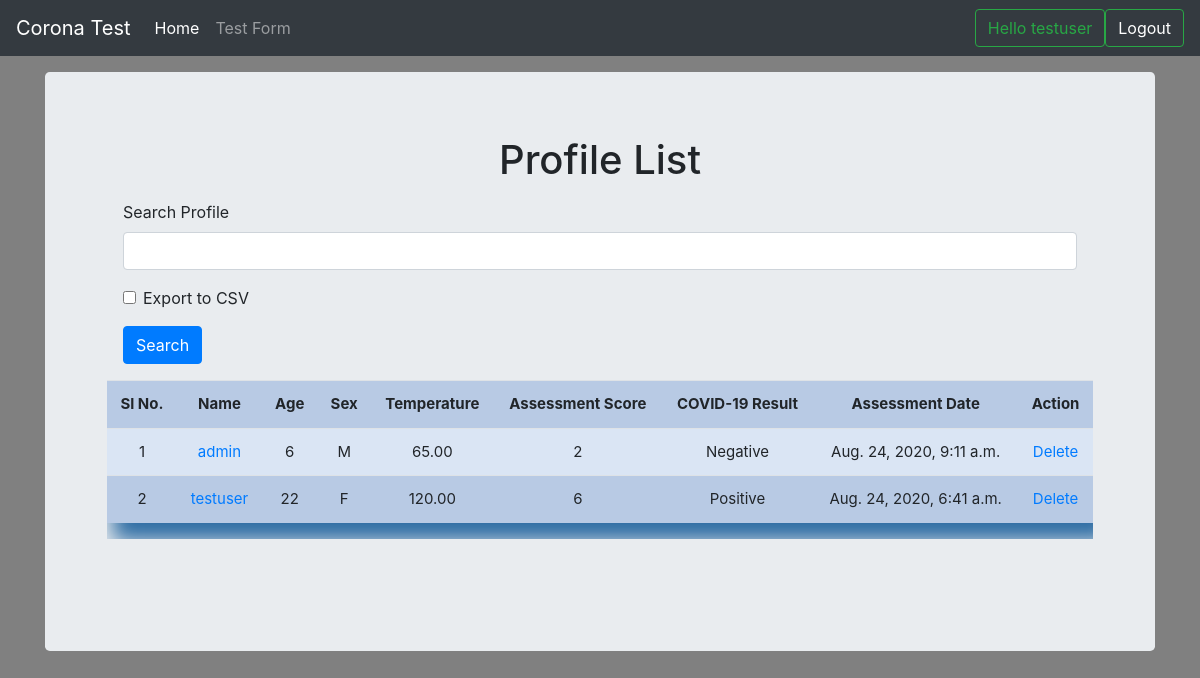
/profile_list (signed in), run on the app's committed database.
### test_form/models.py (models this page shows, shortened)
class Profile(models.Model):
    user = models.ForeignKey(User, on_delete=models.CASCADE, blank=True, null=True)
    name = models.CharField(max_length=120, blank=True, null=True)
    age = models.IntegerField(default=0)
    gender_choice = (
        ('M', 'Male'),
        ('F', 'Female'),
    )
    gender = models.CharField(max_length=30, blank=True, null=True, choices=gender_choice)
    body_temperature = models.DecimalField(max_digits=7, decimal_places=2)
    symptom = models.ManyToManyField(SymptomChoice, blank=True, null=True)
    additional = models.ManyToManyField(AdditionalInfo, blank=True, null=True)
    result = models.CharField(max_length=120, blank=True, null=True)
    score = models.IntegerField(blank=True, null=True)
    is_tested = models.BooleanField(default=False)
    advice = models.TextField(blank=True, null=True)
    emergency_info = models.TextField(blank=True, null=True)
    export_to_CSV = models.BooleanField(default=False)
    created_at = models.DateTimeField(auto_now_add=True)

### test_form/views.py (the view, shortened to what this page needs)
# urls.py: path('profile_list', views.profile_list, name='profile_list'),
def profile_list(request):
    title = 'Profile List'
    form = ProfileSearchForm(request.POST or None)
    if form.is_valid():
        search_value = form.cleaned_data['name']
    queryset = Profile.objects.all().order_by('-created_at')
    paginator = Paginator(queryset, 6)
    page = request.GET.get('page')
    paged_listings = paginator.get_page(page)
    context = {
        "title": title,
        "form": form,
        "queryset": paged_listings,
    }
    return render(request, "profile_list.html", context)

### test_form/forms.py
class ProfileSearchForm(forms.ModelForm):
    class Meta:
        model = Profile
        fields = ['name', 'export_to_CSV']
        labels = {
            'name': 'Search Profile'
        }

### templates/profile_list.html (shortened to what this page needs)
{% extends 'main.html' %}
{% load static %}
{% load crispy_forms_tags %}
{% block content %}
<html>
<div class="container">
    <div class="col-md-12">
    <h1 class="title">{{title}}</h1>
    <div class="m-3">
    <form method="post" action="">
        {{form|crispy}}
        <input class="btn btn-primary" type="submit" value="Search" />
    </form>
    </div>
    <div class="table-responsive">
        <table class="table">
        <tr>
            <th>Sl No.</th>
            <th>Name</th>
            <th>Age</th>
            <th>Sex</th>
            <th>Temperature</th>
            <th>Assessment Score</th>
            <th>COVID-19 Result</th>
            <th>Assessment Date</th>
            <th>Action</th>
        </tr>
        {% for instance in queryset %}
            <tr>
                <td>{{forloop.counter}}</td>
                <td><a href="{% url 'profile_edit' id=instance.id %}">{{instance.name}}</a></td>
                <td>{{instance.age}}</td>
                <td>{{instance.gender}}</td>
                <td>{{instance.body_temperature}}</td>
                <td>{{ instance.score }}</td>
                <td>{{ instance.result }}</td>
                <td>{{ instance.created_at }}</td>
                <td><a href="{% url 'profile_delete' id=instance.id %}">Delete</a></td>
            </tr>
        {% endfor %}
    </table>
    </div>
    </div>
    <br>
    <br>
</div>
</html>
{% endblock %}

### templates/navbar.html (shortened to what this page needs)
<nav class="navbar navbar-expand-md navbar-dark fixed-top bg-dark">
  <a class="navbar-brand" href="/">Corona Test</a>
  <div class="collapse navbar-collapse" id="navbarCollapse">
    <ul class="navbar-nav mr-auto">
      <li class="nav-item active">
        <a class="nav-link" href="/">Home <span class="sr-only">(current)</span></a>
      </li>
        {% if request.user.is_authenticated %}
      <li class="nav-item">
        <a class="nav-link" href="/profile">Test Form</a>
      </li>
    </ul>
          <button class="btn btn-outline-success my-2 my-sm-0" type="submit">Hello {{ request.user }}</button>
          <button class="btn btn-outline-success my-2 my-sm-0" type="submit"><a style="text-decoration: none; color: white" href="{% url 'logout' %}">Logout</a></button>
      {% endif %}
  </div>
</nav>

### static/css/navbar-top-fixed.css (style rules this page uses)
body { min-height: 75rem; padding-top: 4.5rem; }

### static/css/main.css (style rules this page uses)
body { background-color: gray; }
.title { text-align: center; }
table { width: 95%; margin: auto; text-align: center; box-shadow: 12px 12px 20px 6px #2e6da4; font-size: 15px; }
table tr:nth-child(odd) { background: #B8CAE4 }
table tr:nth-child(even) { background: #dae5f4 }

### data on the page
Profile: name "admin", age "6", gender "M", body_temperature "65.00", score "2", result "Negative", created_at "Aug. 24, 2020, 9:11 a.m."
Profile: name "testuser", age "22", gender "F", body_temperature "120.00", score "6", result "Positive", created_at "Aug. 24, 2020, 6:41 a.m."

### other printed values
{{ request.user }} "testuser"
{{ title }} "Profile List"
